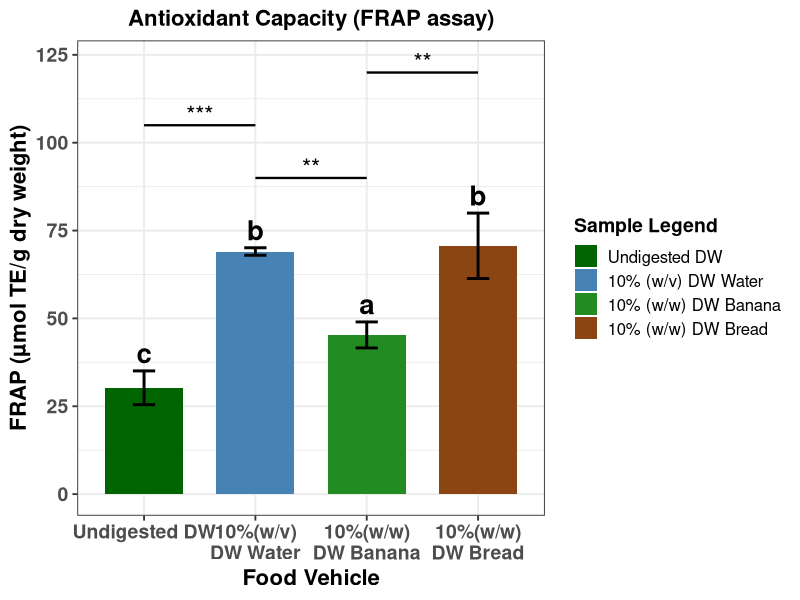

Source code (R):
#This Code is made by Maruf Raihan (PhD,NICHE,Ulster)for FRAP data statistical analysis and visual presentation

library(dplyr)
library(ggplot2)
library(multcompView)

# -----------------------------
# Raw FRAP data
# -----------------------------
FRAP <- c(
  33.80, 32.20, 24.80,      # Undigested DW
  68.80, 68.10, 70.20,      # 10%(w/v)\nDW Water
  41.60, 45.30, 49.00,      # 10%(w/w)\nDW Banana
  81.40, 65.61, 64.97       # 10%(w/w)\nDW Bread
)

group <- factor(rep(c("Undigested DW", "10%(w/v)\nDW Water", "10%(w/w)\nDW Banana", "10%(w/w)\nDW Bread"), each = 3))
df <- data.frame(FRAP, group)

# -----------------------------
# ANOVA + Tukey
# -----------------------------
anova_result <- aov(FRAP ~ group, data = df)
tukey <- TukeyHSD(anova_result)

# Extract p-values
pvals <- tukey$group[, "p adj"]
names(pvals) <- rownames(tukey$group)

# -----------------------------
# Tukey LETTERS (NEW)
# -----------------------------
letters <- multcompLetters(pvals)$Letters
letters_df <- data.frame(
  Sample = names(letters),
  Letter = letters
)

# -----------------------------
# Summary table (means + SD)
# -----------------------------
df_summary <- df %>%
  group_by(group) %>%
  summarise(
    Mean = mean(FRAP),
    SD   = sd(FRAP),
    .groups = "drop"
  )

df_summary$Sample <- factor(df_summary$group,
                            levels = c("Undigested DW", "10%(w/v)\nDW Water", "10%(w/w)\nDW Banana", "10%(w/w)\nDW Bread"))

# Merge Tukey letters into summary
df_summary <- merge(df_summary, letters_df, by.x = "Sample", by.y = "Sample")

# -----------------------------
# Function: convert p-value → asterisks
# -----------------------------
p_to_star <- function(p) {
  if (p < 0.0001) return("****")
  if (p < 0.001)  return("***")
  if (p < 0.01)   return("**")
  if (p < 0.05)   return("*")
  return("ns")
}

# -----------------------------
# Build automatic bracket table
# -----------------------------
comparisons <- data.frame(
  comp = names(pvals),
  p = pvals,
  stars = sapply(pvals, p_to_star)
)

# Split "A-B" into two groups
comparisons <- comparisons %>%
  mutate(
    g1 = sub("-.*", "", comp),
    g2 = sub(".*-", "", comp)
  )

# -----------------------------
# REMOVE ONLY:
# Undigested DW – 10%(w/w)\nDW Banana
# Undigested DW – 10%(w/w)\nDW Bread
# DW_Water – 10%(w/w)\nDW Bread
# -----------------------------
remove_comps <- c(
  "Undigested DW-10%(w/w)\nDW Banana",
  "10%(w/w)\nDW Banana-Undigested DW",
  "10%(w/v)\nDW Water-10%(w/w) \nDW Bread",
  "10%(w/w)\nDW Bread-10%(w/v)\nDW Water",
  "Undigested DW-10%(w/w)\nDW Bread"
)

comparisons <- comparisons %>%
  filter(!(comp %in% remove_comps))

# -----------------------------
# Assign bracket height automatically
# -----------------------------
max_y <- max(df_summary$Mean + df_summary$SD)
comparisons$y <- seq(max_y + 10, max_y + 10 + 15*(nrow(comparisons)-1), by = 15)

# -----------------------------
# ggplot
# -----------------------------
p <- ggplot(df_summary, aes(x = Sample, y = Mean, fill = Sample)) +
  geom_col(width = 0.7) +
  geom_errorbar(aes(ymin = Mean - SD, ymax = Mean + SD),
                width = 0.2, linewidth = 1) +
  
  # -----------------------------
# ADD TUKEY LETTERS ABOVE BARS
# -----------------------------
geom_text(
  aes(label = Letter, y = Mean + SD + 5),
  size = 7,
  fontface = "bold"
) +
  
  scale_fill_manual(
    values = c("Undigested DW" = "darkgreen",
               "10%(w/v)\nDW Water"   = "steelblue",
               "10%(w/w)\nDW Banana"  = "forestgreen",
               "10%(w/w)\nDW Bread"   = "saddlebrown"),
    labels = c(
      "Undigested DW",
      "10% (w/v) DW Water",
      "10% (w/w) DW Banana",
      "10% (w/w) DW Bread"
    ),
    name = "Sample Legend"
  ) +
  
  theme_bw(base_size = 14) +
  theme(
    legend.position = "right",
    legend.title = element_text(size = 14, face = "bold"),
    legend.text  = element_text(size = 12),
    plot.title = element_text(size = 16, face = "bold", hjust = 0.5),
    axis.text.x = element_text(size = 14, face = "bold"),
    axis.text.y = element_text(size = 14, face = "bold"),
    axis.title.x = element_text(size = 16, face = "bold"),
    axis.title.y = element_text(size = 16, face = "bold")
  ) +
  labs(
    title = "Antioxidant Capacity (FRAP assay)",
    x = "Food Vehicle",
    y = "FRAP (µmol TE/g dry weight)"
  )

# -----------------------------
# Add automatic brackets + asterisks
# -----------------------------
for (i in 1:nrow(comparisons)) {
  g1 <- comparisons$g1[i]
  g2 <- comparisons$g2[i]
  y  <- comparisons$y[i]
  stars <- comparisons$stars[i]
  
  x1 <- which(levels(df_summary$Sample) == g1)
  x2 <- which(levels(df_summary$Sample) == g2)
  
  p <- p +
    annotate("segment", x = x1, xend = x2, y = y, yend = y, linewidth = 0.8) +
    annotate("text", x = (x1 + x2)/2, y = y + 3, label = stars, size = 6)
}

print(p)

# -----------------------------
# Console output
# -----------------------------
cat("\n=== DESCRIPTIVE STATS + TUKEY LETTERS ===\n")
print(df_summary)

cat("\n=== ANOVA SUMMARY ===\n")
print(summary(anova_result))

cat("\n=== TUKEY POST-HOC ===\n")
print(tukey)

cat("\n=== SIGNIFICANCE STARS USED IN PLOT ===\n")
print(comparisons[, c("comp", "p", "stars")])
